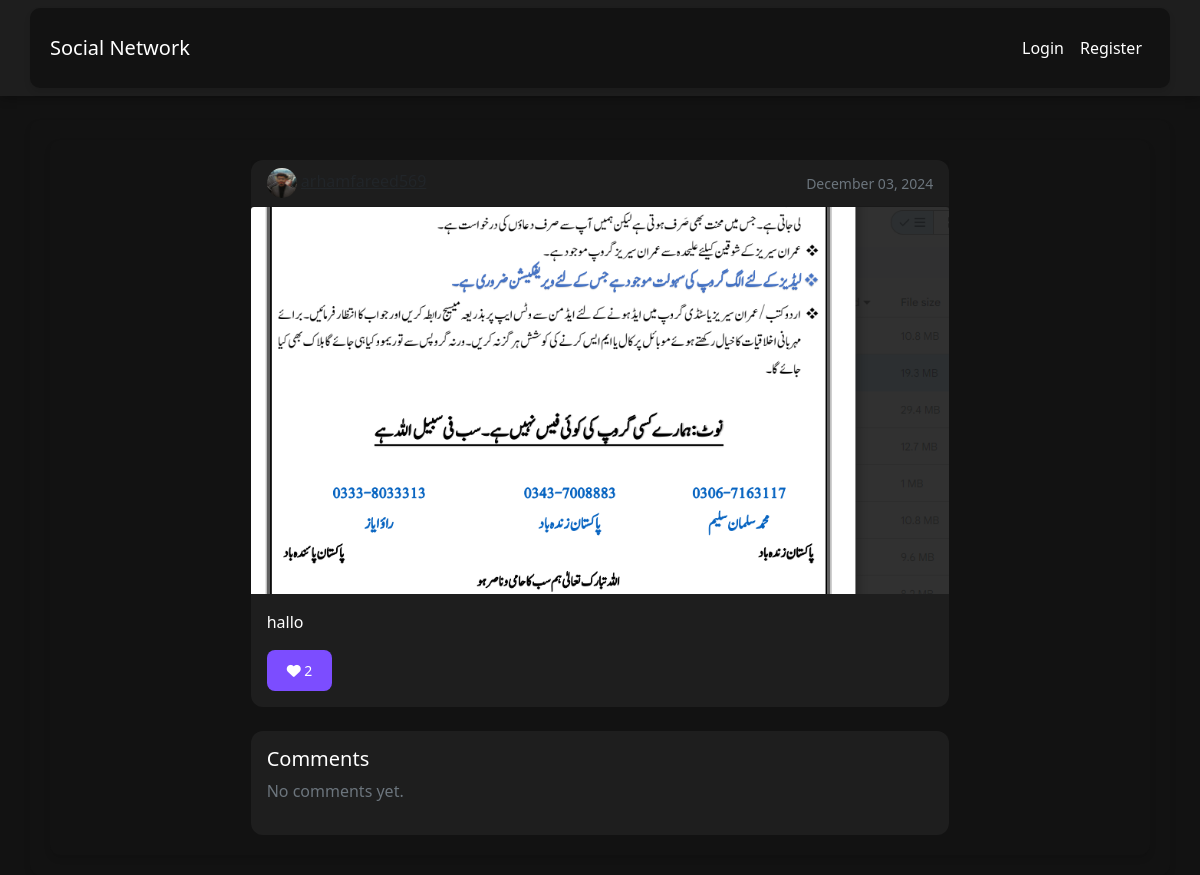
The app's page /post/1/ with its own data.
### posts/models.py (models this page shows, shortened)
class Post(models.Model):
    content = models.TextField()
    date_posted = models.DateTimeField(default=timezone.now)
    author = models.ForeignKey(User, on_delete=models.CASCADE)
    image = models.ImageField(upload_to='post_images', blank=True, null=True)
    likes = models.ManyToManyField(User, related_name='liked_posts', blank=True)
    class Meta:
        ordering = ['-date_posted']

### users/models.py (models this page shows, shortened)
class Profile(models.Model):
    user = models.OneToOneField(User, on_delete=models.CASCADE)
    avatar = models.ImageField(default='default.jpg', upload_to='profile_pics')
    bio = models.TextField(max_length=500, blank=True)
    following = models.ManyToManyField('self', symmetrical=False, related_name='followers', blank=True)

### posts/views.py (the view)
# urls.py: path('post/<int:pk>/', views.post_detail, name='post-detail'),
def post_detail(request, pk):
    post = get_object_or_404(Post, pk=pk)
    return render(request, 'posts/post_detail.html', {'post': post})

### posts/templates/posts/post_detail.html (shortened to what this page needs)
{% extends "base.html" %}
{% block content %}
<div class="container">
    <div class="row justify-content-center">
        <div class="col-md-8">
            <div class="card mb-4">
                <div class="card-header">
                    <div class="d-flex justify-content-between align-items-center">
                        <div>
                            <img src="{{ post.author.profile.avatar.url }}" class="rounded-circle mr-2" width="30" height="30">
                            <a href="{% url 'profile' %}" class="text-dark">{{ post.author }}</a>
                        </div>
                        <small class="text-muted">{{ post.date_posted|date:"F d, Y" }}</small>
                    </div>
                </div>
                {% if post.image %}
                    <img src="{{ post.image.url }}" class="card-img-top" alt="Post image">
                {% endif %}
                <div class="card-body">
                    <p class="card-text">{{ post.content }}</p>
                    <div class="d-flex justify-content-between align-items-center">
                        <div class="btn-group">
                            <button type="button" class="btn btn-sm btn-outline-primary like-btn" data-post-id="{{ post.id }}">
                                <i class="fas fa-heart"></i> <span class="like-count">{{ post.likes.count }}</span>
                            </button>
                        </div>
                    </div>
                </div>
            </div>
            <div class="card">
                <div class="card-body">
                    <h5 class="card-title">Comments</h5>
                    {% for comment in post.comments.all %}
                        <div class="media mb-3">
                            <img src="{{ comment.author.profile.avatar.url }}" class="rounded-circle mr-2" width="30" height="30">
                            <div class="media-body">
                                <h6 class="mt-0">{{ comment.author }} <small class="text-muted">{{ comment.date_posted|date:"F d, Y" }}</small></h6>
                                {{ comment.content }}
                            </div>
                        </div>
                    {% empty %}
                        <p class="text-muted">No comments yet.</p>
                    {% endfor %}
                </div>
            </div>
        </div>
    </div>
</div>
{% endblock %}

### templates/base.html (style rules this page uses)
:root { --bg-primary: #121212; --bg-secondary: #1e1e1e; --text-primary: #ffffff; --text-secondary: #b3b3b3; --accent-color: #7c4dff; --hover-color: #9969ff; --transition-speed: 0.3s; }
body { background-color: var(--bg-primary); color: var(--text-primary); transition: all var(--transition-speed) ease; }
.container { background-color: var(--bg-primary); border-radius: 10px; padding: 20px; box-shadow: 0 4px 6px rgba(0, 0, 0, 0.1); }
.btn { background-color: var(--accent-color); border: none; border-radius: 8px; padding: 10px 20px; color: white; transition: all var(--transition-speed) ease; }
.card { background-color: var(--bg-secondary); border: none; border-radius: 12px; transition: all var(--transition-speed) ease; }

### records on screen
Post: author.profile.avatar (picture), date_posted "December 03, 2024", image (picture), content "hallo", likes.count "2"
